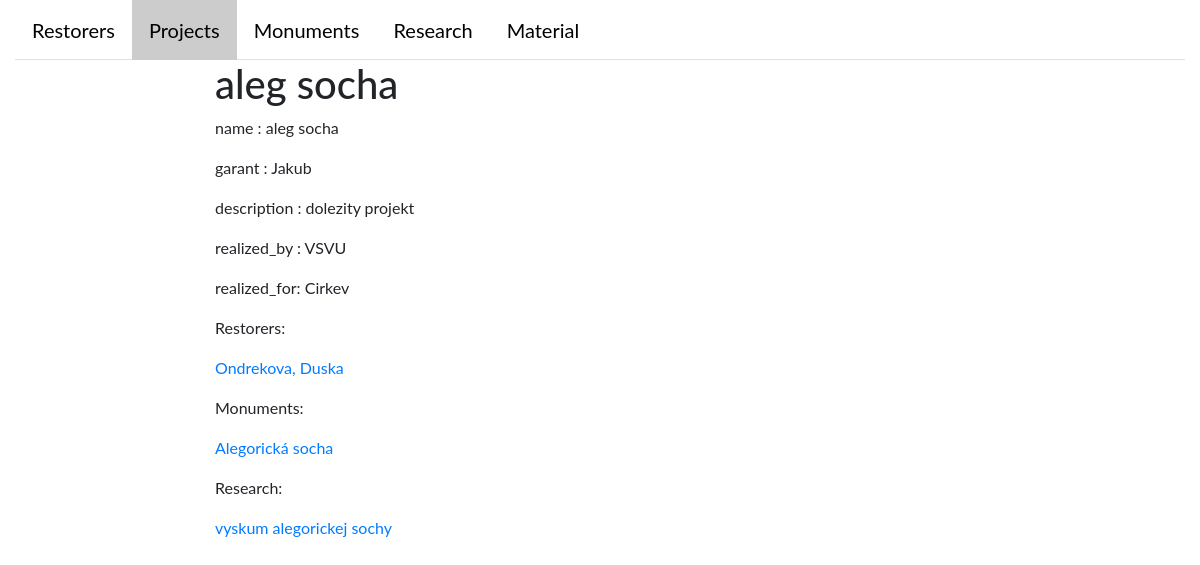
Screenshot of /project/details/4/ with the database file from the repository.
### catalogWeb/models.py (models this page shows)
class Project(models.Model):
    name = models.CharField(max_length=45)
    garant = models.CharField(max_length=45)
    description = models.CharField(max_length=200)
    realized_by = models.CharField(max_length=45)
    realized_for = models.CharField(max_length=45)
    restorerList = models.ManyToManyField(Restorer, blank=True)
    monument_list = models.ManyToManyField(Monument, blank=True, through=Monument2Project)
    def __str__(self):
        return '%s' % self.name

class Restorer(AlbumMixin, models.Model):
    first_name = models.CharField(max_length=45)
    last_name = models.CharField(max_length=45)
    description = models.CharField(max_length=200)
    album = models.OneToOneField('album.Album', null=True)
    def __str__(self):
        return '%s, %s' % (self.last_name, self.first_name)

class Monument(AlbumMixin, models.Model):
    name = models.CharField(max_length=45)
    author = models.CharField(max_length=45, blank=True, null=True)
    description = models.CharField(max_length=45)
    date = models.DateField()
    placement = models.CharField(max_length=45, blank=True, null=True)
    provenance = models.CharField(max_length=45)
    owner = models.CharField(max_length=45, blank=True, null=True)
    dimensions = models.CharField(max_length=45)
    technique = models.CharField(max_length=45)
    materials = models.ManyToManyField('Material', through='Monument2Material',
                                        blank=True)
    album = models.OneToOneField('album.Album', null=True)
    def __str__(self):
        return '%s' % self.name

class Research(AlbumMixin, models.Model):
    name = models.CharField(max_length=45, blank=True, null=True)
    description = models.CharField(max_length=200, blank=True, null=True)  # general info
    date = models.DateField(blank=True, null=True)
    monument = models.ManyToManyField(Monument, blank=True)
    project = models.ForeignKey(Project, blank=True, null=True, on_delete=models.CASCADE)
    UVA = models.BooleanField()
    UVC = models.BooleanField()
    RUVA = models.BooleanField()
    IR = models.BooleanField()
    RTG = models.BooleanField()
    CT = models.BooleanField()
    CT_date = models.DateField(blank=True, null=True)
    CT_description = models.TextField(blank=True, null=True)
    ch_t_research = models.BooleanField()
    sondazny = models.CharField(max_length=200)
    other = models.CharField(max_length=200)
    album = models.OneToOneField('album.Album', null=True)
    def __str__(self):
        return '%s' % self.name

### catalogWeb/views/project.py (the view)
# urls.py: url(r'project/details/(?P<pk>[0-9]+)/$', views.project_detail, name='projectDetail'),
def project_detail(request, pk):
    project = get_object_or_404(Project, pk=pk)
    context = {
        'project': project,
        'tab_name': TAB_NAME,
        'redirect_to': request.GET.get('redirect_to'),
    }
    return render(request, 'catalogWeb/project/project_detail.html', context)

### catalogWeb/templates/catalogWeb/project/project_detail.html
{% extends "base_generic.html" %}
{% block content %}
    <div class="content_element">
        <h1>{{ project }}</h1>
        <p>name        :       {{  project.name          }} </p>
        <p>garant      :       {{  project.garant        }} </p>
        <p>description :       {{  project.description   }} </p>
        <p>realized_by :       {{  project.realized_by   }} </p>
        <p>realized_for:       {{  project.realized_for  }} </p>
    </div>
    <div class="content_element">
        <p>Restorers:</p>
        {% for restorer in project.restorerList.all %}
            <p>
                <a href="{% url 'restorerDetail' restorer.id %}"> {{  restorer }}</a>
            </p>
        {% endfor %}
    </div>
    <div class="content_element">
        <p>Monuments:</p>
        {% for monument in project.monument_list.all %}
            <p> <a href="{% url 'monumentDetail' monument.id %}"> {{  monument }}</a></p>
        {% endfor %}
    </div>
    <div class="content_element">
        <p>Research:</p>
         {% for research in project.research_set.all  %}
            <a href="{% url 'researchDetail' research.id %}"> {{  research }}</a>
        {% endfor %}
    </div>
{% endblock content %}

### catalogWeb/static/catalogWeb/css/mystyle.css (style rules this page uses)
body { font-family: "Lato", sans-serif; }

### rows the page displays
Project: name "aleg socha", garant "Jakub", description "dolezity projekt", realized_by "VSVU", realized_for "Cirkev"
Restorer: last_name+first_name "Ondrekova, Duska"
Monument: name "Alegorická socha"
Research: name "vyskum alegorickej sochy"
